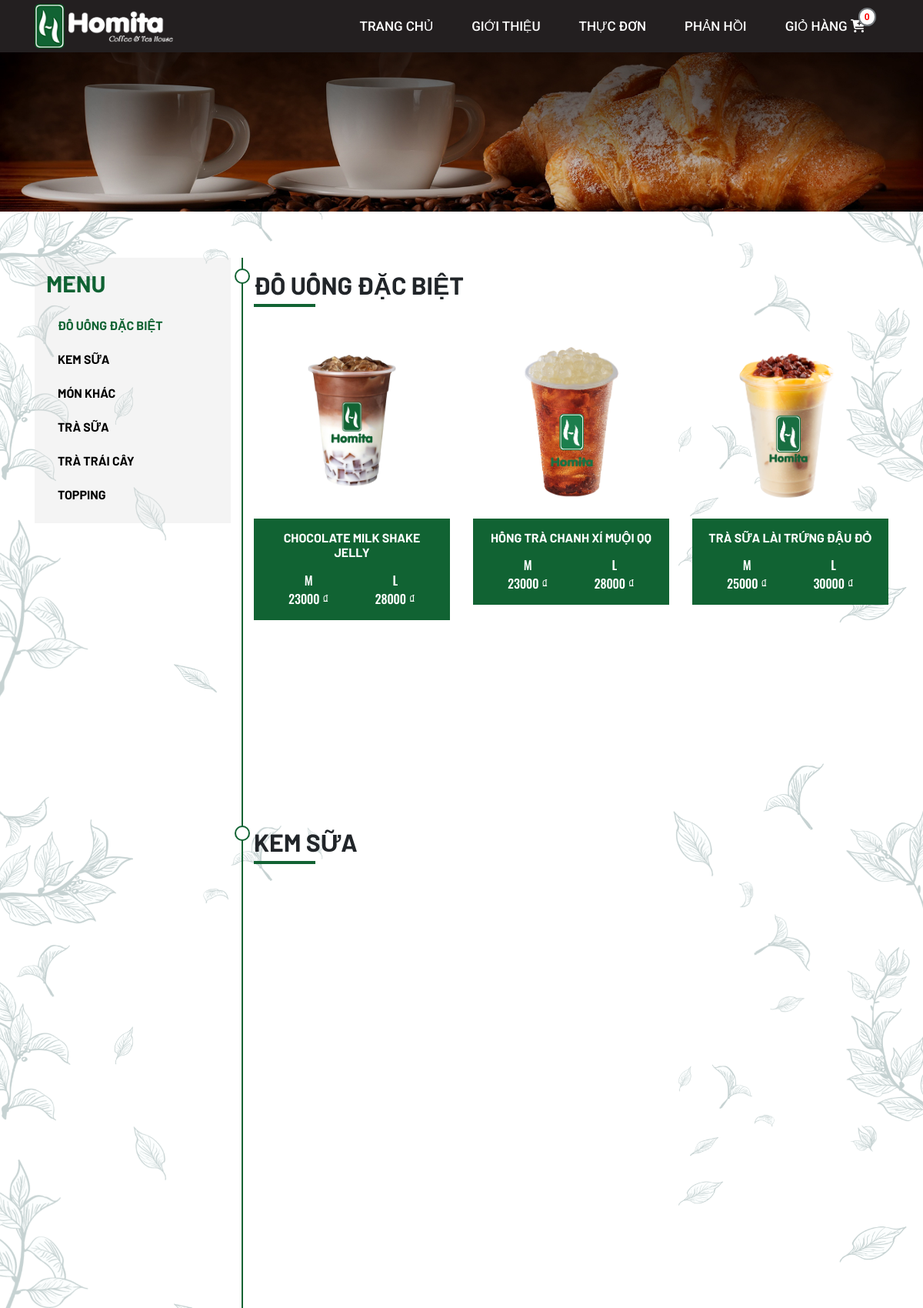
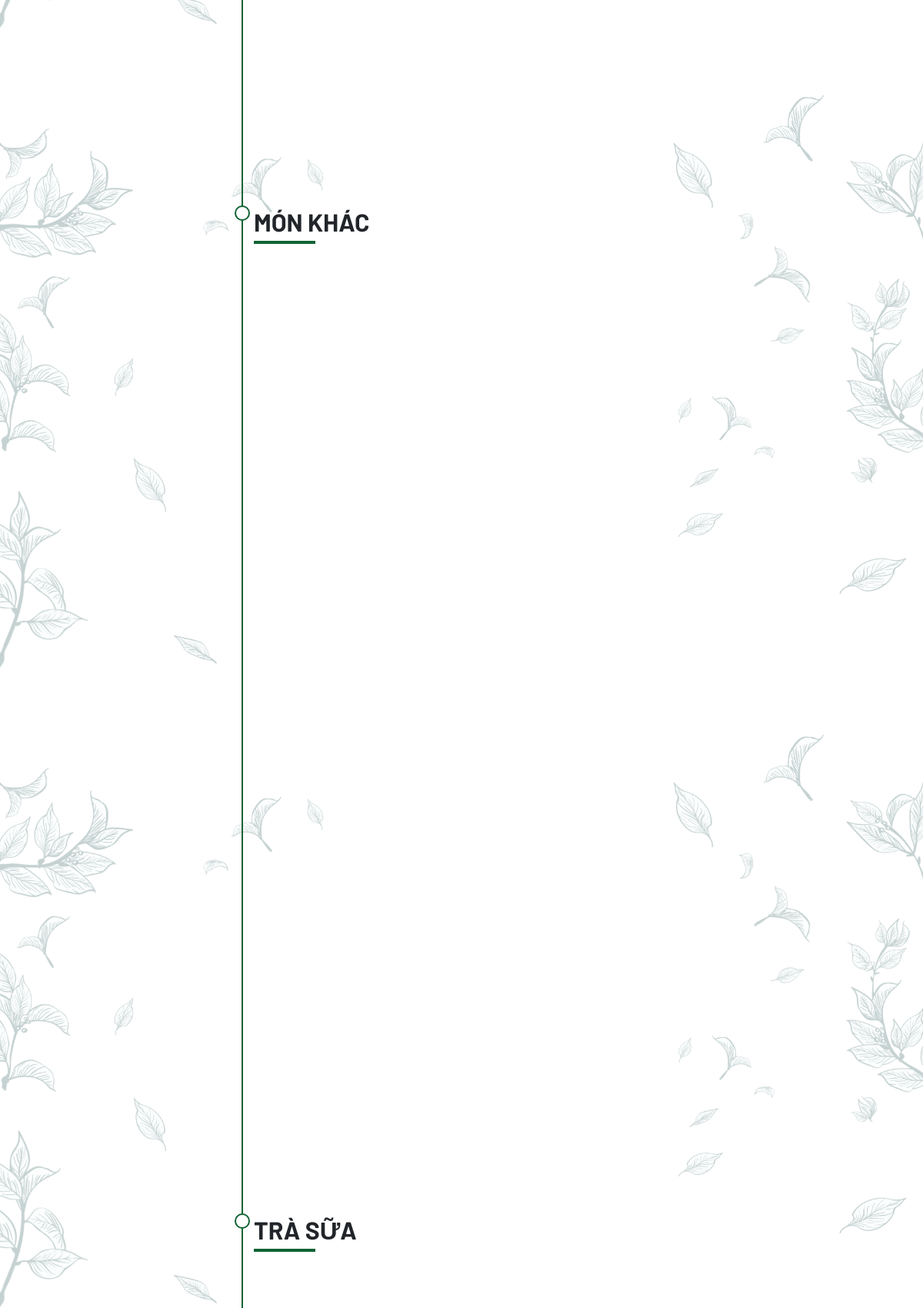
Page /Menu/Index (upper part) on the committed database (2 pictures, top to bottom).
### tables this page shows
CREATE TABLE `loaidouong` (
  `MaLoaiDU` varchar(20) NOT NULL,
  `TenLoaiDU` varchar(50) NOT NULL
);

CREATE TABLE `douong` (
  `MaDU` varchar(10) NOT NULL,
  `TenDU` varchar(250) NOT NULL,
  `DonGia` int(11) NOT NULL,
  `HinhAnh` varchar(250) NOT NULL,
  `NgayThem` datetime(3) NOT NULL,
  `BanChay` tinyint(4) NOT NULL,
  `MaLoaiDU` varchar(20) NOT NULL
);

### mvc/core/controller.php (called while the page is built, shortened)
<?php
class Controller{
    public function view($view, $data=[]){
        require_once "./mvc/views/".$view.".php";
    }
}
?>

### mvc/controllers/menu.php (called while the page is built, shortened)
<?php
class Menu extends Controller{
    public $duModel;
    public $lduModel;
    public $tpModel;
    public function __construct()
    {
        $this->duModel = $this->model("DoUongModel");
        $this->lduModel = $this->model("LoaiDoUongModel");
        $this->tpModel = $this->model("ToppingModel");
    }
    public function Index(){
        $listLDU = json_decode($this->lduModel->listAll(), true);
        $listDU = json_decode($this->duModel->listAll(), true);
        $listTP = json_decode($this->tpModel->listAll(), true);
        $this->view("layoutCustomer", [
            'page' => 'indexMenu',
            'listLDU' => $listLDU,
            'listDU' => $listDU,
            'listTP' => $listTP
        ]);
    }
}
?>

### mvc/core/app.php (called while the page is built, shortened)
<?php
class App {
    protected $action = "Index";
    function __construct(){
        $arr = $this->UrlProcess();
        if(isset($arr[0])){
            if(file_exists("./mvc/controllers/".$arr[0].".php")){
                unset($arr[0]);
            }
        }
        $this->controller = new $this->controller;
        if(isset($arr[1])){
            if(method_exists($this->controller, $arr[1])){
                $this->action = $arr[1];
            }
            unset($arr[1]);
        }
        $this->params = $arr?array_values($arr):[];
        call_user_func_array([$this->controller, $this->action], $this->params);
    }
    function UrlProcess(){
        if(isset($_GET["url"])){
            return explode("/", filter_var(trim($_GET["url"], "/")));
        }
    }
}
?>

### index.php (called while the page is built, shortened)
<?php
    $myapp = new App();
?>

### mvc/core/database.php (called while the page is built, shortened)
<?php
class DataBase {
    protected $servername = "localhost";
    protected $username = "root";
    protected $password = "";
    function __construct()
    {
        $this->con = mysqli_connect($this->servername, $this->username, $this->password);
    }
}
?>

### mvc/models/LoaiDoUongModel.php (called while the page is built, shortened)
<?php
class LoaiDoUongModel extends DataBase {
    public function listAll(){
        $qr = "SELECT * FROM loaidouong";
        $rows = mysqli_query($this->con, $qr);
        $arr = array();
        while($row = mysqli_fetch_array($rows)) {
            $arr[] = $row;
        }
        return json_encode($arr);
    }
}
?>

### mvc/models/DoUongModel.php (called while the page is built, shortened)
<?php
class DoUongModel extends DataBase
{
    public function listAll()
    {
        $qr = "SELECT * FROM douong";
        $rows = mysqli_query($this->con, $qr);
        $arr = array();
        while ($row = mysqli_fetch_array($rows)) {
            $arr[] = $row;
        }
        return json_encode($arr);
    }
}

### mvc/views/pages/indexMenu.php (the view, shortened to what this page needs)
<section id="menu" class="product" style="margin-top: -100px;">
    <div class="page-header">
        <img alt="page=header" src="public/images/page-header.jpg" class="img-fluid">
    </div>
    <div class="container">
        <div class="row">
            <div class="col-lg-3 col-md-3 col-sm-4 stickySidebar">
                <aside class="menu-box sticky">
                    <h1>MENU</h1>
                    <div class="menu-link">
                        <ul>
                            <?php
                            foreach ($data['listLDU'] as $item) {
                                echo '<li>';
                                echo '<a class="menu_scroll_link" title="' . $item['TenLoaiDU'] . '" href="#' . $item['MaLoaiDU'] . '">' . $item['TenLoaiDU'] . '</a>';
                                echo '</li>';
                            }
                            ?>
                            <li>
                                <a class='menu_scroll_link' title="Topping" href="#Topping">Topping</a>
                            </li>
                        </ul>
                    </div>
                </aside>
            </div>
            <div class="col-lg-9 col-md-9 col-sm-8">
                <div class="hm_scrollview">
                    <?php
                    foreach ($data['listLDU'] as $ldu) {
                        echo '<div class="hm_block_menu_items" id="' . $ldu["MaLoaiDU"] . '">';
                        echo '<h1 class="hm_menu_items_title">' . $ldu["TenLoaiDU"] . '</h1>';
                        echo '<div class="row">';
                        foreach ($data['listDU'] as $du) {
                            if ($du["MaLoaiDU"] == $ldu["MaLoaiDU"]) {
                                echo '<div class="col-lg-4 col-md-6 col-6">';
                                echo '<a href="Menu/Details/' . $du["MaDU"] . '">';
                                echo '<div class="hm_menu_item">';
                                echo '<div class="hm_item_image">';
                                echo '<img src="public/upload/douong/' . $du["HinhAnh"] . '" alt="' . $du["TenDU"] . '" class="img-fluid">';
                                echo '</div>
                                        <div class="hm_item_info">
                                            <div class="item_title">';
                                echo '<h3>' . $du["TenDU"] . '</h3>';
                                echo '</div>
                                        <div class="item_price">
                                            <div class="size">
                                                <span>M</span><br>';
                                echo '<span>' . $du['DonGia'] . ' ₫</span>
                                                            </div>';
                                $giaL = $du['DonGia'] + 5000;
                                echo '<div class="size">
                                                        <span>L</span><br>
                                                        <span>' . $giaL . ' ₫</span>
                                                    </div>
                                                </div>
                                            </div>
                                        </div>
                                    </a>
                                </div>';
                            }
                        }
                        echo '</div>';
                        echo '</div>';
                    }
                    ?>
                </div>
            </div>
        </div>
    </div>
</section>

### public/themes/css/style.css (style rules this page uses)
ol, ul { list-style: none }
a, a:active, a:link, a:visited { color: #1a3f5e }
.container, .rel, .wraper { position: relative }

### public/themes/css/style.responsive.css (style rules this page uses)
@media (min-height:500px) { .body-bg, .container { width: 100% } }
@media (min-width:992px) { .body-bg, .container, .wraper { width: 100% } }

### public/themes/assets/css/style1.css (style rules this page uses)
* { outline: none !important; -webkit-overflow-scrolling: touch; -webkit-font-smoothing: antialiased; -moz-osx-font-smoothing: grayscale }
html { -webkit-text-size-adjust: 100%; -webkit-tap-highlight-color: transparent }
body { font-family: Barlow, sans-serif; font-size: 14px; color: #212529; line-height: 1.5 }
img { max-width: 100% }
h1, h2, h3, h4, h5, h6 { margin: 0 0 10px }
.page-header img { width: 100%; vertical-align: middle }
#menu { padding: 40px 0; background: url(../../../images/leaf-bg.png) repeat-y 50% #fff; background-size: 100% }
img { vertical-align: middle }
.hm_scrollview { position: relative }
.hm_scrollview:before { content: ""; position: absolute; top: 0; left: -16px; width: 2px; height: 100%; background: #116333; z-index: 2 }
.hm_block_menu_items { position: relative; margin-bottom: 15px; padding-top: 16px }
.hm_block_menu_items:before { content: ""; position: absolute; top: 14px; left: -25px; width: 20px; height: 20px; border-radius: 50%; border: 2px solid #116333; background: #fff; z-index: 3 }
.hm_menu_items_title { position: relative; text-transform: uppercase; margin-bottom: 30px; font-size: 32px; font-weight: 700 }
.hm_menu_items_title:before { content: ""; position: absolute; bottom: -10px; height: 4px; width: 80px; background: #116333 }
.hm_menu_item { -webkit-transition: all .3s; transition: all .3s; margin-bottom: 30px; -webkit-user-select: none; -moz-user-select: none; -ms-user-select: none; user-select: none }
.hm_menu_item .hm_item_image { padding: 12px }
.hm_menu_item .hm_item_info { background: #116333; padding: 15px; color: #fff }
.hm_menu_item .item_title { margin-bottom: 15px; text-align: center }
.hm_menu_item .item_title h3 { font-size: 16px; font-weight: 700; text-transform: uppercase; margin-bottom: 0 }
.hm_menu_item .item_price { display: -webkit-box; display: flex; -webkit-box-align: center; align-items: center; -webkit-box-pack: center; justify-content: center; font-family: Oswald, sans-serif }
.hm_menu_item .item_price .size { -webkit-box-flex: 1; flex: 1; font-size: 16px; text-align: center }

### public/themes/assets/css/details.css (style rules this page uses)
.page-header { margin-bottom: 5%; padding: 0; border: 0 }
.product { background: url(/Content/images/leaf-bg.png) repeat-y 50% #fff; background-size: 100%; margin-bottom: 40px }
.product ul { list-style: none; padding: 0; margin: 0 }
aside { display: block }
.product .menu-box { padding: 15px; background: hsla(0,0%,85.5%,.3) }
.product .menu-box h1 { font-size: 30px; font-weight: 700; color: #0f6233; margin-bottom: 15px }
.product .menu-link ul li { padding: 10px 15px }
.product .menu-link ul li a { text-transform: uppercase; font-weight: 700; font-size: 16px; color: #000; -webkit-transition: all .4s; transition: all .4s }
.product .sticky { top: 128px }
.product .sticky, .product .stikySidebar { position: -webkit-sticky; position: sticky; left: 0 }
.product .menu-link ul li a.active { color: #116333 }

### rows in the picture
loaidouong: TenLoaiDU "ĐỒ UỐNG ĐẶC BIỆT"
loaidouong: TenLoaiDU "KEM SỮA"
loaidouong: TenLoaiDU "MÓN KHÁC"
loaidouong: TenLoaiDU "TRÀ SỮA"
loaidouong: TenLoaiDU "TRÀ TRÁI CÂY"
douong: HinhAnh (picture), TenDU "CHOCOLATE MILK SHAKE JELLY", DonGia "23000", DonGia "28000"
douong: HinhAnh (picture), TenDU "HỒNG TRÀ CHANH XÍ MUỘI QQ", DonGia "23000", DonGia "28000"
douong: HinhAnh (picture), TenDU "TRÀ SỮA LÀI TRỨNG ĐẬU ĐỎ", DonGia "25000", DonGia "30000"
